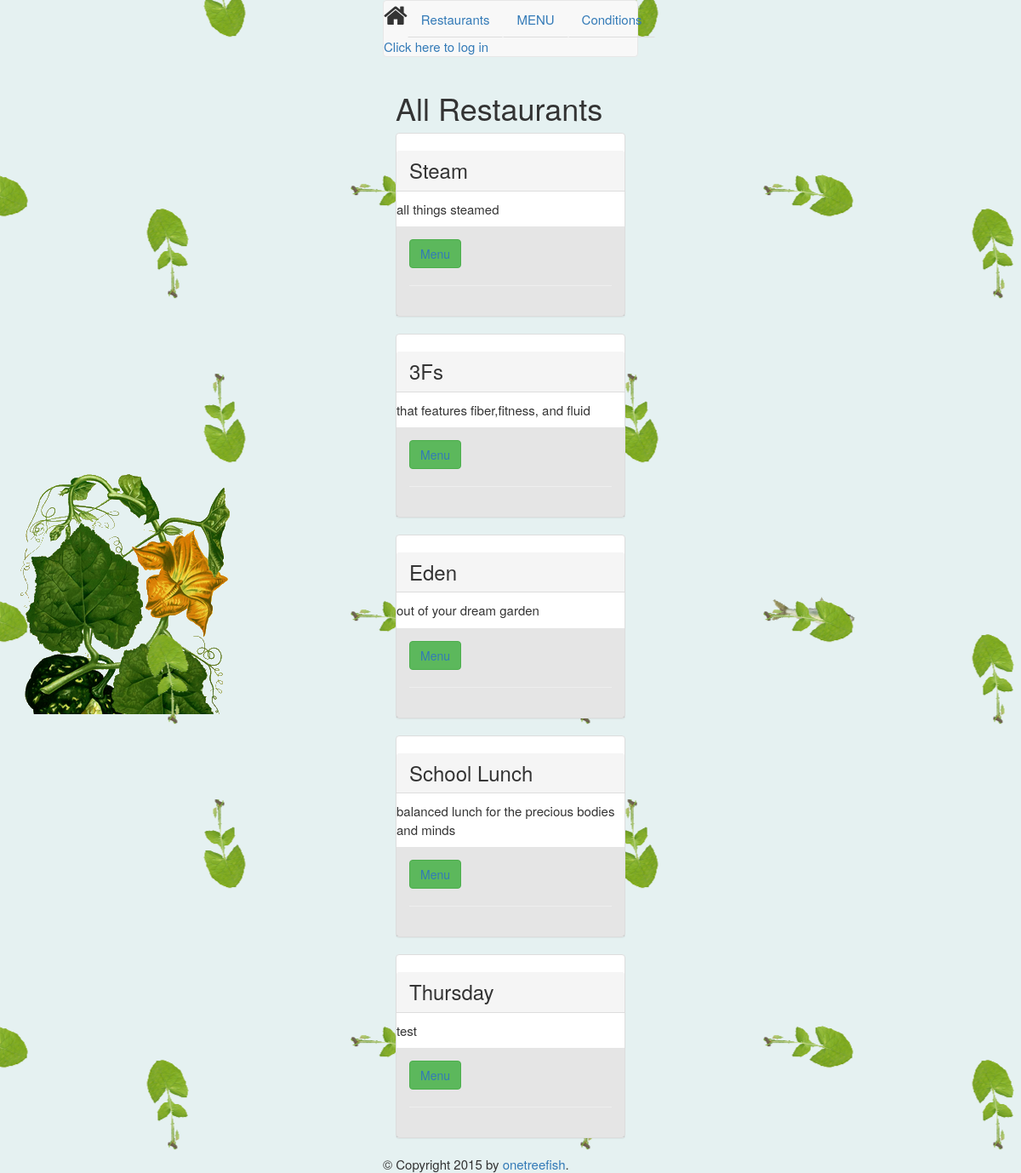
The page /restaurants/ on the database its author committed.
### database_setup.py (models this page shows, shortened)
class Restaurant(Base):
    __tablename__ = 'restaurant'
    id = Column(Integer, primary_key=True)
    name = Column(String(250), nullable=False)
    description = Column(String(250))
    menus = relationship('MenuItem', back_populates='restaurant')
    user_id = Column(Integer, ForeignKey('user.id'))
    user = relationship('User', back_populates='restaurants')

### finalProject.py (the view)
@app.route('/')
@app.route('/restaurants/')
def showRestaurants():
    try:
        restaurants = session.query(Restaurant).all()
        if login_session.get('user_id') is None:
            return render_template(
                'restaurantsPublic.html',
                restaurants=restaurants)
        else:
            owner = getUserInfo(createUser(login_session))
            return render_template(
                'restaurants.html',
                restaurants=restaurants, user=owner)
    except IOError as err:
            return 'restaurants not created', 404

### templates/restaurantsPublic.html (shortened to what this page needs)
{% extends "base.html" %}
{% block head %}
	{{super()}}
{% endblock %}
{% block content %}
	<body>
		<h1> All Restaurants </h1>
		{% for i in restaurants %}
			<section class='panel panel-default'>
				<h3 class='panel-heading'>{{i.name}}</h3>
					<p>{{i.description}}</p>
				<div class='panel-body'>
					<div class='btn-group' role='group'>
						<button type='button' class='btn btn-success'><a href={{url_for('showMenus',restaurant_id=i.id)}}> Menu </a></button>
					</div>
					<hr>
				</div>
			</section>
		{% endfor %}
	</body>
{% endblock %}

### static/style.css (style rules this page uses)
body { font-size:1.5em; width: 300px; max-width: 500px; margin-left: auto; margin-right: auto; background-color: rgba(0, 120, 120, 0.1); background-image: url('leaf500.png'),url('fish400.png'), url('squash300.png'); background-repeat: repeat,no-repeat,no-repeat; background-position: center,right,left; */ -webkit-animation: snow 150s linear infinite; -moz-animation: snow 150s linear infinite; -ms-animation: snow 150s linear infinite; animation: snow 150s linear infinite; }
div.panel-body { background-color: rgba(0, 0, 0, 0.1); }

### rows shown on the page
Restaurant: name "Steam", description "all things steamed"
Restaurant: name "3Fs", description "that features fiber,fitness, and fluid"
Restaurant: name "Eden", description "out of your dream garden"
Restaurant: name "School Lunch", description "balanced lunch for the precious bodies and minds"
Restaurant: name "Thursday", description "test"
